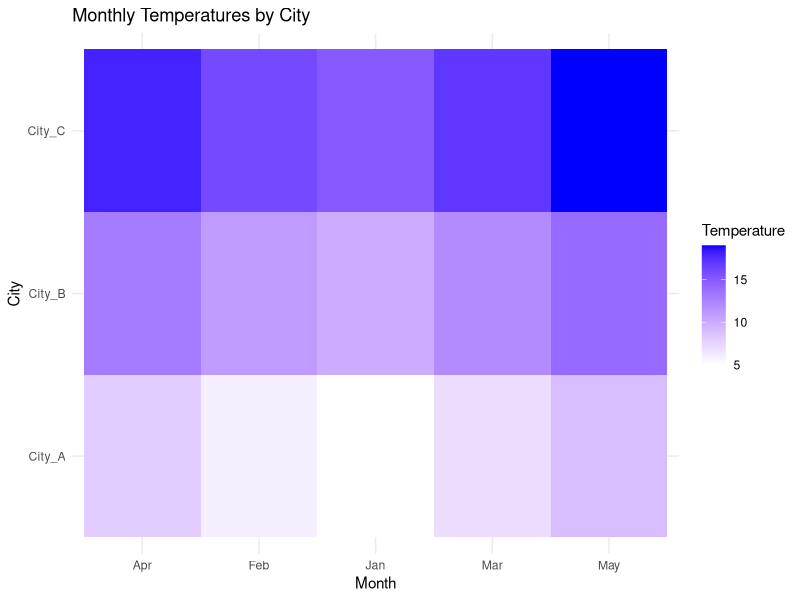
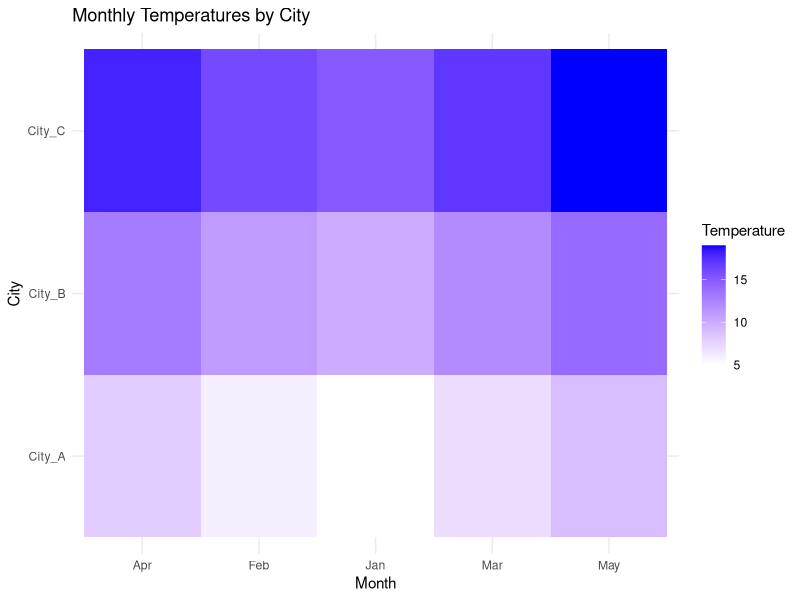

Reproduce these figures in R, in order.
# Load necessary libraries
library(ggplot2)
library(reshape2)

# Sample data: Monthly temperatures
data <- data.frame(
  Month = c("Jan", "Feb", "Mar", "Apr", "May"),
  City_A = c(5, 6, 7, 8, 9),
  City_B = c(10, 11, 12, 13, 14),
  City_C = c(15, 16, 17, 18, 19)
)

# Reshape the data for ggplot
data_melt <- melt(data, id.vars="Month", variable.name="City", value.name="Temperature")

# Create the heatmap
ggplot(data_melt, aes(x=Month, y=City, fill=Temperature)) +
  geom_tile() +
  scale_fill_gradient(low="white", high="blue") +
  labs(title="Monthly Temperatures by City", x="Month", y="City") +
  theme_minimal()
# Load necessary libraries
library(ggplot2)
library(reshape2)

# Sample data: Monthly temperatures
data <- data.frame(
  Month = c("Jan", "Feb", "Mar", "Apr", "May"),
  City_A = c(5, 6, 7, 8, 9),
  City_B = c(10, 11, 12, 13, 14),
  City_C = c(15, 16, 17, 18, 19)
)

# Reshape the data for ggplot
data_melt <- melt(data, id.vars="Month", variable.name="City", value.name="Temperature")

# Create the heatmap
ggplot(data_melt, aes(x=Month, y=City, fill=Temperature)) +
  geom_tile() +
  scale_fill_gradient(low="white", high="blue") +
  labs(title="Monthly Temperatures by City", x="Month", y="City") +
  theme_minimal()
